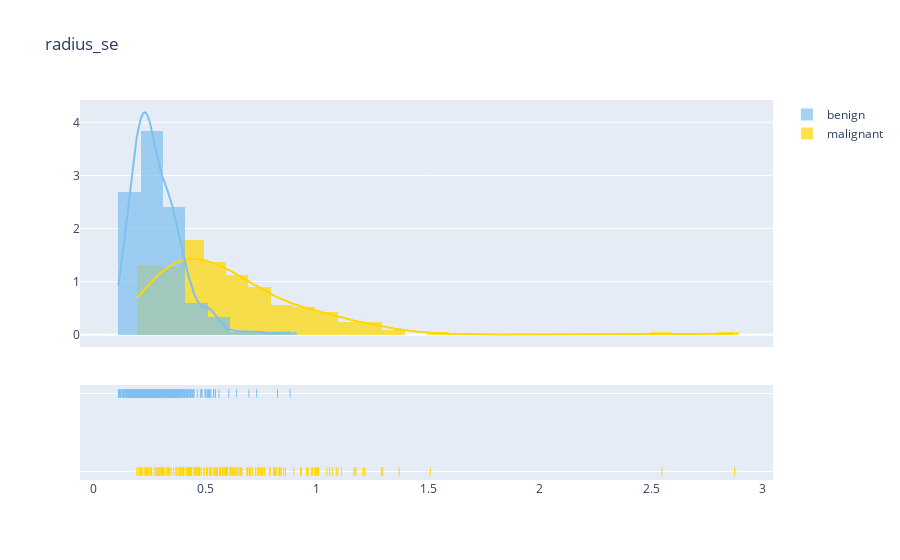
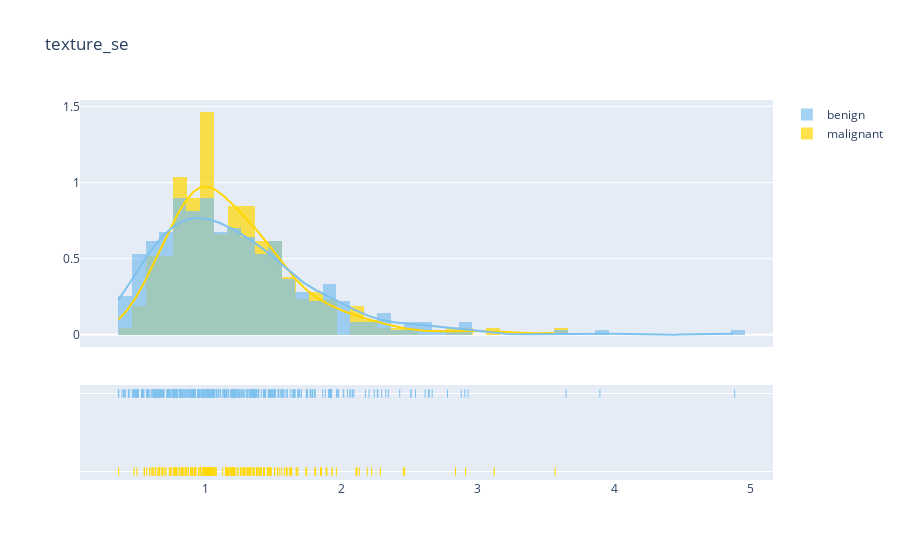

Notebook source saved alongside these figures, in order:
### Code cell
plot_distribution('radius_se', .1)
plot_distribution('texture_se', .1)
plot_distribution('perimeter_se', .5)
plot_distribution('area_se', 5)

### Figure 1 — Plotly figure (JSON) as saved in the notebook; plotly's stock layout.template omitted (floating-point values rounded to 4 significant figures; data arrays with more than 128 entries replaced by an {"elided": "..."} marker saying what was removed)
{"data": [{"autobinx": false, "histnorm": "probability density", "legendgroup": "malignant", "marker": {"color": "#FFD700"}, "name": "malignant", "opacity": 0.7, "type": "histogram", "x": {"elided": "212 float values"}, "xaxis": "x", "xbins": {"end": 2.873, "size": 0.1, "start": 0.1938}, "yaxis": "y"}, {"autobinx": false, "histnorm": "probability density", "legendgroup": "benign", "marker": {"color": "#7EC0EE"}, "name": "benign", "opacity": 0.7, "type": "histogram", "x": {"elided": "357 float values"}, "xaxis": "x", "xbins": {"end": 0.8811, "size": 0.1, "start": 0.1115}, "yaxis": "y"}, {"legendgroup": "malignant", "marker": {"color": "#FFD700"}, "mode": "lines", "name": "malignant", "showlegend": false, "type": "scatter", "x": {"elided": "500 float values"}, "xaxis": "x", "y": {"elided": "500 float values"}, "yaxis": "y"}, {"legendgroup": "benign", "marker": {"color": "#7EC0EE"}, "mode": "lines", "name": "benign", "showlegend": false, "type": "scatter", "x": {"elided": "500 float values"}, "xaxis": "x", "y": {"elided": "500 float values"}, "yaxis": "y"}, {"legendgroup": "malignant", "marker": {"color": "#FFD700", "symbol": "line-ns-open"}, "mode": "markers", "name": "malignant", "showlegend": false, "type": "scatter", "x": {"elided": "212 float values"}, "xaxis": "x", "y": {"elided": "212 str values"}, "yaxis": "y2"}, {"legendgroup": "benign", "marker": {"color": "#7EC0EE", "symbol": "line-ns-open"}, "mode": "markers", "name": "benign", "showlegend": false, "type": "scatter", "x": {"elided": "357 float values"}, "xaxis": "x", "y": {"elided": "357 str values"}, "yaxis": "y2"}], "layout": {"barmode": "overlay", "hovermode": "closest", "legend": {"traceorder": "reversed"}, "title": {"text": "radius_se"}, "xaxis": {"anchor": "y2", "domain": [0, 1], "zeroline": false}, "yaxis": {"anchor": "free", "domain": [0.35, 1], "position": 0}, "yaxis2": {"anchor": "x", "domain": [0, 0.25], "dtick": 1, "showticklabels": false}}}

### Figure 2 — Plotly figure (JSON) as saved in the notebook; plotly's stock layout.template omitted (floating-point values rounded to 4 significant figures; data arrays with more than 128 entries replaced by an {"elided": "..."} marker saying what was removed)
{"data": [{"autobinx": false, "histnorm": "probability density", "legendgroup": "malignant", "marker": {"color": "#FFD700"}, "name": "malignant", "opacity": 0.7, "type": "histogram", "x": {"elided": "212 float values"}, "xaxis": "x", "xbins": {"end": 3.568, "size": 0.1, "start": 0.3621}, "yaxis": "y"}, {"autobinx": false, "histnorm": "probability density", "legendgroup": "benign", "marker": {"color": "#7EC0EE"}, "name": "benign", "opacity": 0.7, "type": "histogram", "x": {"elided": "357 float values"}, "xaxis": "x", "xbins": {"end": 4.885, "size": 0.1, "start": 0.3602}, "yaxis": "y"}, {"legendgroup": "malignant", "marker": {"color": "#FFD700"}, "mode": "lines", "name": "malignant", "showlegend": false, "type": "scatter", "x": {"elided": "500 float values"}, "xaxis": "x", "y": {"elided": "500 float values"}, "yaxis": "y"}, {"legendgroup": "benign", "marker": {"color": "#7EC0EE"}, "mode": "lines", "name": "benign", "showlegend": false, "type": "scatter", "x": {"elided": "500 float values"}, "xaxis": "x", "y": {"elided": "500 float values"}, "yaxis": "y"}, {"legendgroup": "malignant", "marker": {"color": "#FFD700", "symbol": "line-ns-open"}, "mode": "markers", "name": "malignant", "showlegend": false, "type": "scatter", "x": {"elided": "212 float values"}, "xaxis": "x", "y": {"elided": "212 str values"}, "yaxis": "y2"}, {"legendgroup": "benign", "marker": {"color": "#7EC0EE", "symbol": "line-ns-open"}, "mode": "markers", "name": "benign", "showlegend": false, "type": "scatter", "x": {"elided": "357 float values"}, "xaxis": "x", "y": {"elided": "357 str values"}, "yaxis": "y2"}], "layout": {"barmode": "overlay", "hovermode": "closest", "legend": {"traceorder": "reversed"}, "title": {"text": "texture_se"}, "xaxis": {"anchor": "y2", "domain": [0, 1], "zeroline": false}, "yaxis": {"anchor": "free", "domain": [0.35, 1], "position": 0}, "yaxis2": {"anchor": "x", "domain": [0, 0.25], "dtick": 1, "showticklabels": false}}}
